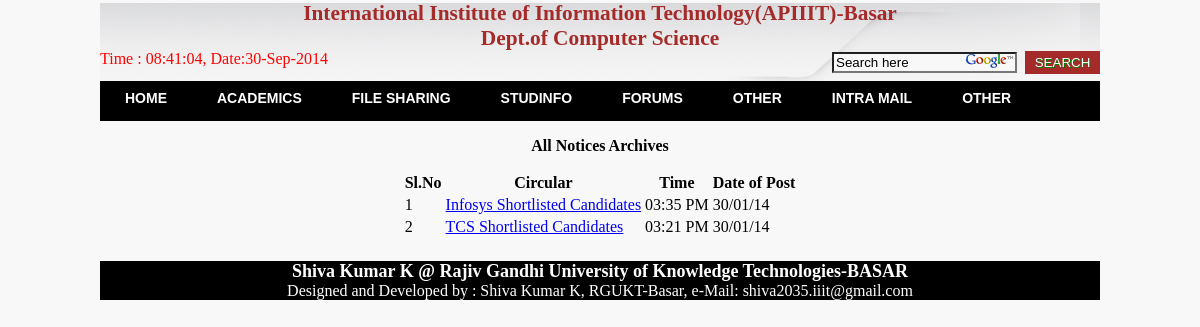
Page /notice.php on the committed database.
### tables this page shows
CREATE TABLE IF NOT EXISTS `notice` (
  `cid` varchar(50) NOT NULL,
  `title` varchar(100) NOT NULL,
  `message` varchar(200) NOT NULL,
  `link` varchar(100) NOT NULL,
  `date` date NOT NULL,
  `time` varchar(20) NOT NULL,
  `type` varchar(20) NOT NULL,
  PRIMARY KEY (`cid`)
);

### spot.php (the view, shortened to what this page needs)
<?
	$q1="select * from notice order by cid desc";
	$q2=mysql_query($q1)or die(mysql_error());
	echo "<div>";
	echo "<center><p><b>All Notices Archives</b></p>";
	$sl =0;
	echo "<table>";
	echo "<tr style=\"{background-color:orange;color:white;}\"><th>Sl.No</th><th>Circular</th><th>Time</th><th>Date of Post</th></tr>";
	while($row=mysql_fetch_array($q2))
	{
		$sl = $sl+1;
		$date = date("d",strtotime($row['date']))."/".date("m",strtotime($row['date']))."/".date("y",strtotime($row['date']));
		echo "<tr style=\"{background-color:pink;color:white;}\"><td>$sl</td><td><a href=\"viewCircular.php?circular=".$row['cid']."\">".$row['title']."</a></td><td>".$row['time']."</td><td>$date</td></tr>";
	}
	echo "</table>";
	echo "</div>";
?>

### rows in the picture
notice: title "Infosys Shortlisted Candidates", time "03:35 PM", date "30/01/14"
notice: title "TCS Shortlisted Candidates", time "03:21 PM", date "30/01/14"

### other values in the picture
$tm[0] "0"
$tm[1] "8"
$tm[2] ":"
$tm[3] "4"
$tm[4] "1"
$tm[5] ":"
$tm[6] "0"
$tm[7] "4"
